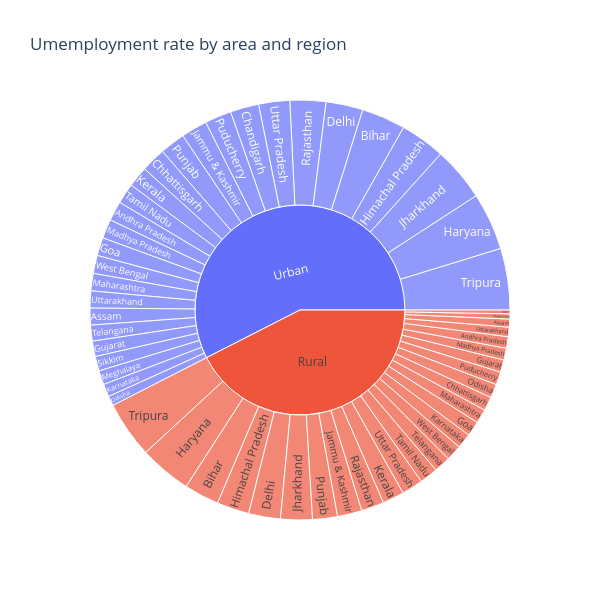

The notebook cell saved with this chart:
### Code cell
fiig

### Figure 1 — Plotly figure (JSON) as saved in the notebook; plotly's stock layout.template omitted (floating-point values rounded to 4 significant figures)
{"data": [{"branchvalues": "total", "domain": {"x": [0, 1], "y": [0, 1]}, "hovertemplate": "labels=%{label}<br>Estimated Unemployment Rate (%)=%{value}<br>parent=%{parent}<br>id=%{id}<extra></extra>", "ids": ["Rural/Andhra Pradesh", "Rural/Assam", "Rural/Bihar", "Rural/Chhattisgarh", "Rural/Delhi", "Rural/Goa", "Rural/Gujarat", "Rural/Haryana", "Rural/Himachal Pradesh", "Rural/Jammu & Kashmir", "Rural/Jharkhand", "Rural/Karnataka", "Rural/Kerala", "Rural/Madhya Pradesh", "Rural/Maharashtra", "Rural/Meghalaya", "Rural/Odisha", "Rural/Puducherry", "Rural/Punjab", "Rural/Rajasthan", "Rural/Sikkim", "Rural/Tamil Nadu", "Rural/Telangana", "Rural/Tripura", "Rural/Uttar Pradesh", "Rural/Uttarakhand", "Rural/West Bengal", "Urban/Andhra Pradesh", "Urban/Assam", "Urban/Bihar", "Urban/Chandigarh", "Urban/Chhattisgarh", "Urban/Delhi", "Urban/Goa", "Urban/Gujarat", "Urban/Haryana", "Urban/Himachal Pradesh", "Urban/Jammu & Kashmir", "Urban/Jharkhand", "Urban/Karnataka", "Urban/Kerala", "Urban/Madhya Pradesh", "Urban/Maharashtra", "Urban/Meghalaya", "Urban/Odisha", "Urban/Puducherry", "Urban/Punjab", "Urban/Rajasthan", "Urban/Sikkim", "Urban/Tamil Nadu", "Urban/Telangana", "Urban/Tripura", "Urban/Uttar Pradesh", "Urban/Uttarakhand", "Urban/West Bengal", "Rural", "Urban"], "labels": ["Andhra Pradesh", "Assam", "Bihar", "Chhattisgarh", "Delhi", "Goa", "Gujarat", "Haryana", "Himachal Pradesh", "Jammu & Kashmir", "Jharkhand", "Karnataka", "Kerala", "Madhya Pradesh", "Maharashtra", "Meghalaya", "Odisha", "Puducherry", "Punjab", "Rajasthan", "Sikkim", "Tamil Nadu", "Telangana", "Tripura", "Uttar Pradesh", "Uttarakhand", "West Bengal", "Andhra Pradesh", "Assam", "Bihar", "Chandigarh", "Chhattisgarh", "Delhi", "Goa", "Gujarat", "Haryana", "Himachal Pradesh", "Jammu & Kashmir", "Jharkhand", "Karnataka", "Kerala", "Madhya Pradesh", "Maharashtra", "Meghalaya", "Odisha", "Puducherry", "Punjab", "Rajasthan", "Sikkim", "Tamil Nadu", "Telangana", "Tripura", "Uttar Pradesh", "Uttarakhand", "West Bengal", "Rural", "Urban"], "name": "", "parents": ["Rural", "Rural", "Rural", "Rural", "Rural", "Rural", "Rural", "Rural", "Rural", "Rural", "Rural", "Rural", "Rural", "Rural", "Rural", "Rural", "Rural", "Rural", "Rural", "Rural", "Rural", "Rural", "Rural", "Rural", "Rural", "Rural", "Rural", "Urban", "Urban", "Urban", "Urban", "Urban", "Urban", "Urban", "Urban", "Urban", "Urban", "Urban", "Urban", "Urban", "Urban", "Urban", "Urban", "Urban", "Urban", "Urban", "Urban", "Urban", "Urban", "Urban", "Urban", "Urban", "Urban", "Urban", "Urban", "", ""], "type": "sunburst", "values": [77.37, 53.89, 234.8, 92.8, 213.6, 100.7, 82.84, 350.2, 217.1, 164.5, 213.1, 101.1, 144.8, 79.15, 95.34, 34.65, 92.58, 87.16, 166.9, 153.0, 25.4, 122.9, 110.1, 380.3, 142.9, 63.47, 106.0, 132.0, 113.2, 294.9, 191.9, 165.9, 248.2, 121.9, 103.8, 385.8, 302.1, 175.5, 363.3, 85.79, 138.7, 128.2, 116.3, 94.92, 65.84, 178.4, 169.9, 240.7, 97.84, 137.1, 106.6, 413.5, 208.5, 114.3, 121.5, 3707.0, 5016.0]}], "layout": {"height": 600, "legend": {"tracegroupgap": 0}, "title": {"text": "Umemployment rate by area and region"}, "width": 600}}
